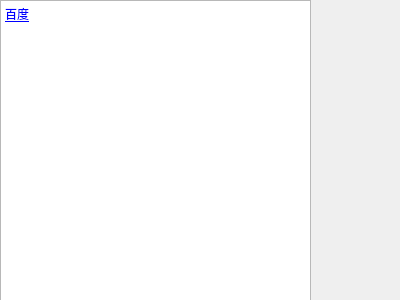
<?xml version="1.0" encoding="UTF-8"?>
<ui version="4.0">
 <class>ChildrenForm2</class>
 <widget class="QWidget" name="ChildrenForm2">
  <property name="geometry">
   <rect>
    <x>0</x>
    <y>0</y>
    <width>400</width>
    <height>300</height>
   </rect>
  </property>
  <property name="windowTitle">
   <string>Form</string>
  </property>
  <widget class="QTextEdit" name="textEdit">
   <property name="geometry">
    <rect>
     <x>0</x>
     <y>0</y>
     <width>311</width>
     <height>301</height>
    </rect>
   </property>
   <property name="html">
    <string>&lt;!DOCTYPE HTML PUBLIC &quot;-//W3C//DTD HTML 4.0//EN&quot; &quot;http://www.w3.org/TR/REC-html40/strict.dtd&quot;&gt;
&lt;html&gt;&lt;head&gt;&lt;meta name=&quot;qrichtext&quot; content=&quot;1&quot; /&gt;&lt;style type=&quot;text/css&quot;&gt;
p, li { white-space: pre-wrap; }
&lt;/style&gt;&lt;/head&gt;&lt;body style=&quot; font-family:'SimSun'; font-size:9pt; font-weight:400; font-style:normal;&quot;&gt;
&lt;p style=&quot; margin-top:0px; margin-bottom:0px; margin-left:0px; margin-right:0px; -qt-block-indent:0; text-indent:0px;&quot;&gt;&lt;a href=&quot;https://www.baidu.com&quot;&gt;&lt;span style=&quot; text-decoration: underline; color:#0000ff;&quot;&gt;百度&lt;/span&gt;&lt;/a&gt;&lt;/p&gt;&lt;/body&gt;&lt;/html&gt;</string>
   </property>
  </widget>
 </widget>
 <resources/>
 <connections/>
</ui>
